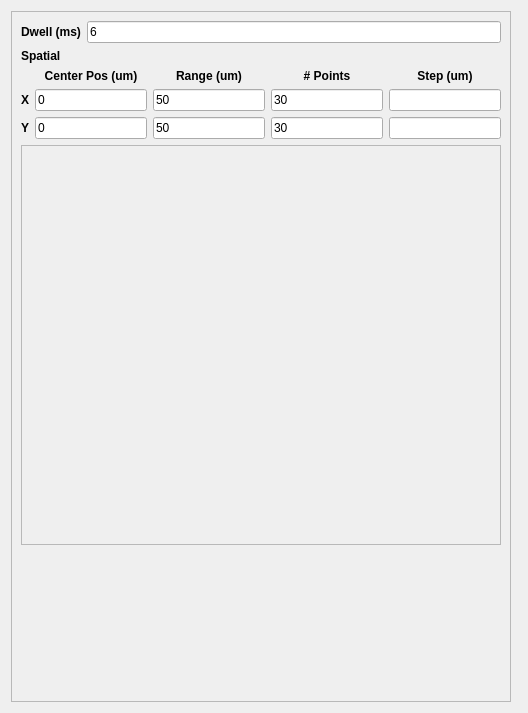
               <widget class="QWidget" name="page_3">
                <property name="geometry">
                 <rect>
                  <x>0</x>
                  <y>0</y>
                  <width>528</width>
                  <height>713</height>
                 </rect>
                </property>
                <attribute name="label">
                 <string>OSA Scan</string>
                </attribute>
                <layout class="QVBoxLayout" name="verticalLayout_3">
                 <item>
                  <widget class="QFrame" name="frame_3">
                   <property name="maximumSize">
                    <size>
                     <width>500</width>
                     <height>16777215</height>
                    </size>
                   </property>
                   <property name="frameShape">
                    <enum>QFrame::StyledPanel</enum>
                   </property>
                   <property name="frameShadow">
                    <enum>QFrame::Raised</enum>
                   </property>
                   <layout class="QVBoxLayout" name="verticalLayout_12">
                    <item>
                     <layout class="QHBoxLayout" name="horizontalLayout_17">
                      <item>
                       <layout class="QHBoxLayout" name="horizontalLayout_8">
                        <item>
                         <widget class="QLabel" name="label_15">
                          <property name="font">
                           <font>
                            <weight>75</weight>
                            <bold>true</bold>
                           </font>
                          </property>
                          <property name="text">
                           <string>Dwell (ms)</string>
                          </property>
                          <property name="alignment">
                           <set>Qt::AlignCenter</set>
                          </property>
                         </widget>
                        </item>
                        <item>
                         <widget class="QLineEdit" name="dwellFld_3">
                          <property name="text">
                           <string>6</string>
                          </property>
                         </widget>
                        </item>
                       </layout>
                      </item>
                      <item>
                       <layout class="QHBoxLayout" name="horizontalLayout_18"/>
                      </item>
                     </layout>
                    </item>
                    <item>
                     <widget class="QLabel" name="label_47">
                      <property name="font">
                       <font>
                        <weight>75</weight>
                        <bold>true</bold>
                       </font>
                      </property>
                      <property name="text">
                       <string>Spatial</string>
                      </property>
                     </widget>
                    </item>
                    <item>
                     <layout class="QGridLayout" name="gridLayout_3">
                      <item row="0" column="1">
                       <widget class="QLabel" name="label_16">
                        <property name="font">
                         <font>
                          <weight>75</weight>
                          <bold>true</bold>
                         </font>
                        </property>
                        <property name="text">
                         <string>Center Pos (um)</string>
                        </property>
                        <property name="alignment">
                         <set>Qt::AlignCenter</set>
                        </property>
                       </widget>
                      </item>
                      <item row="0" column="2">
                       <widget class="QLabel" name="label_17">
                        <property name="font">
                         <font>
                          <weight>75</weight>
                          <bold>true</bold>
                         </font>
                        </property>
                        <property name="text">
                         <string>Range (um)</string>
                        </property>
                        <property name="alignment">
                         <set>Qt::AlignCenter</set>
                        </property>
                       </widget>
                      </item>
                      <item row="0" column="3">
                       <widget class="QLabel" name="label_18">
                        <property name="font">
                         <font>
                          <weight>75</weight>
                          <bold>true</bold>
                         </font>
                        </property>
                        <property name="text">
                         <string># Points</string>
                        </property>
                        <property name="alignment">
                         <set>Qt::AlignCenter</set>
                        </property>
                       </widget>
                      </item>
                      <item row="0" column="4">
                       <widget class="QLabel" name="label_19">
                        <property name="font">
                         <font>
                          <weight>75</weight>
                          <bold>true</bold>
                         </font>
                        </property>
                        <property name="text">
                         <string>Step (um)</string>
                        </property>
                        <property name="alignment">
                         <set>Qt::AlignCenter</set>
                        </property>
                       </widget>
                      </item>
                      <item row="1" column="0">
                       <widget class="QLabel" name="label_20">
                        <property name="font">
                         <font>
                          <weight>75</weight>
                          <bold>true</bold>
                         </font>
                        </property>
                        <property name="text">
                         <string>X</string>
                        </property>
                       </widget>
                      </item>
                      <item row="1" column="1">
                       <widget class="QLineEdit" name="centerXFld_3">
                        <property name="text">
                         <string>0</string>
                        </property>
                       </widget>
                      </item>
                      <item row="1" column="3">
                       <widget class="QLineEdit" name="npointsXFld_3">
                        <property name="text">
                         <string>30</string>
                        </property>
                       </widget>
                      </item>
                      <item row="1" column="4">
                       <widget class="QLineEdit" name="stepXFld_3"/>
                      </item>
                      <item row="2" column="0">
                       <widget class="QLabel" name="label_21">
                        <property name="font">
                         <font>
                          <weight>75</weight>
                          <bold>true</bold>
                         </font>
                        </property>
                        <property name="text">
                         <string>Y</string>
                        </property>
                       </widget>
                      </item>
                      <item row="2" column="2">
                       <widget class="QLineEdit" name="rangeYFld_3">
                        <property name="text">
                         <string>50</string>
                        </property>
                       </widget>
                      </item>
                      <item row="2" column="3">
                       <widget class="QLineEdit" name="npointsYFld_3">
                        <property name="text">
                         <string>30</string>
                        </property>
                       </widget>
                      </item>
                      <item row="2" column="4">
                       <widget class="QLineEdit" name="stepYFld_3"/>
                      </item>
                      <item row="1" column="2">
                       <widget class="QLineEdit" name="rangeXFld_3">
                        <property name="text">
                         <string>50</string>
                        </property>
                       </widget>
                      </item>
                      <item row="2" column="1">
                       <widget class="QLineEdit" name="centerYFld_3">
                        <property name="text">
                         <string>0</string>
                        </property>
                       </widget>
                      </item>
                     </layout>
                    </item>
                    <item>
                     <widget class="QFrame" name="osaPlotFrame">
                      <property name="minimumSize">
                       <size>
                        <width>0</width>
                        <height>400</height>
                       </size>
                      </property>
                      <property name="frameShape">
                       <enum>QFrame::StyledPanel</enum>
                      </property>
                      <property name="frameShadow">
                       <enum>QFrame::Raised</enum>
                      </property>
                     </widget>
                    </item>
                    <item>
                     <spacer name="verticalSpacer_3">
                      <property name="orientation">
                       <enum>Qt::Vertical</enum>
                      </property>
                      <property name="sizeHint" stdset="0">
                       <size>
                        <width>20</width>
                        <height>40</height>
                       </size>
                      </property>
                     </spacer>
                    </item>
                   </layout>
                  </widget>
                 </item>
                </layout>
               </widget>
